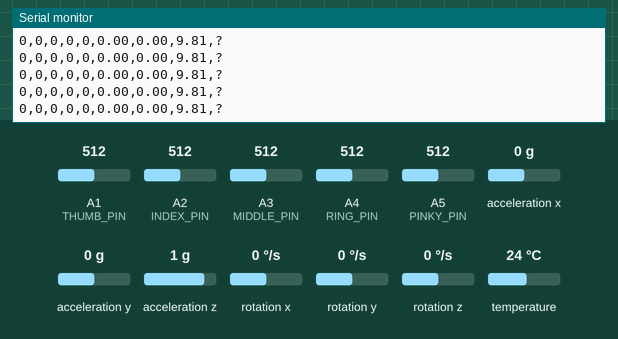
This sketch was run on a simulated Arduino Uno, built with avr-gcc and run on an emulated ATmega328P. On the bench: the last lines printed to the serial monitor. The test bench sets the inputs (shaded band); at power-on: acceleration x 0 g, A1 (THUMB_PIN) = 512, A2 (INDEX_PIN) = 512, A3 (MIDDLE_PIN) = 512, A4 (RING_PIN) = 512, A5 (PINKY_PIN) = 512, acceleration y 0 g, acceleration z 1 g, rotation x 0 °/s, rotation y 0 °/s, rotation z 0 °/s, temperature 24 °C.

Above: at 2.7 s.
2.8 s: acceleration x set to -1.4 g
At 3.11 s:
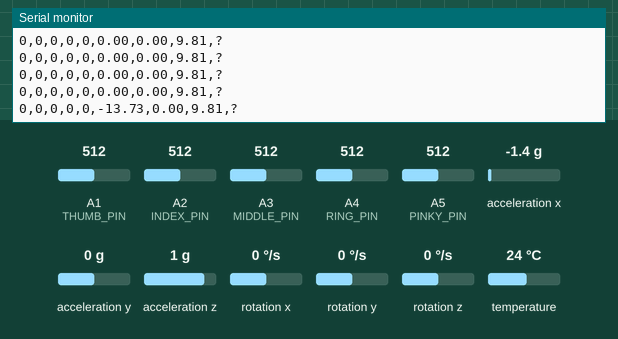
4.3 s: A1 (THUMB_PIN) set to 30
At 4.34 s:
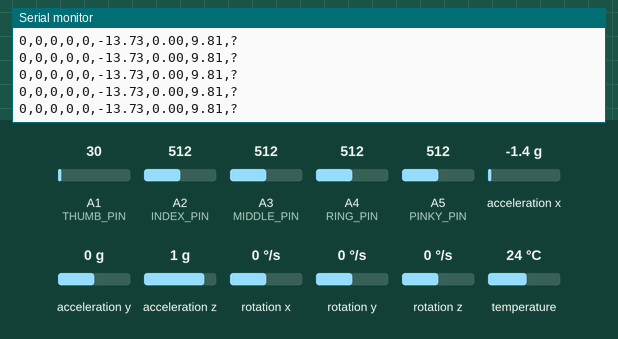
5.8 s: A2 (INDEX_PIN) set to 30
At 5.98 s:
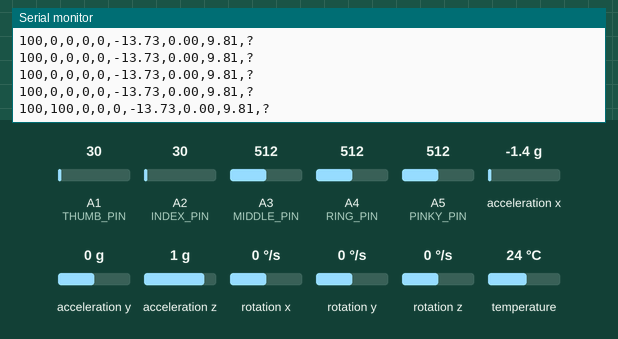
7.3 s: A3 (MIDDLE_PIN) set to 30
At 7.41 s:
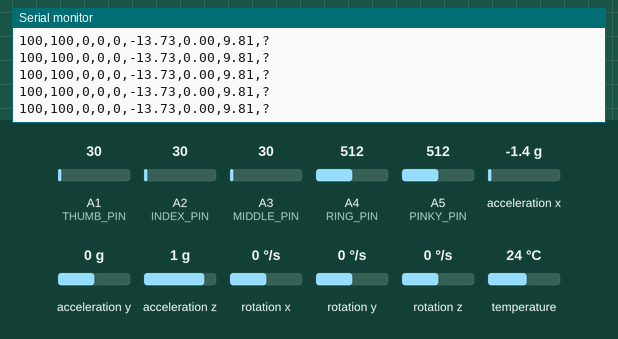
8.8 s: A4 (RING_PIN) set to 30
At 8.85 s:
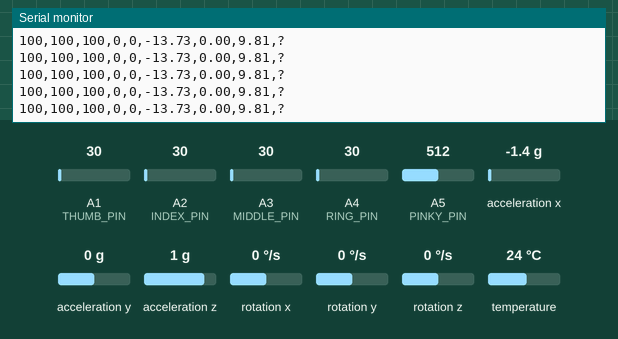
10.3 s: A5 (PINKY_PIN) set to 30
At 10.5 s:
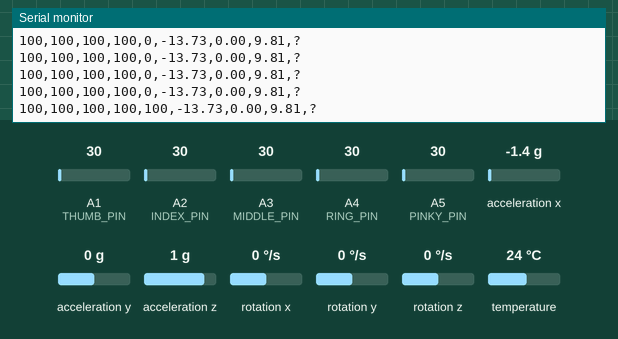

Measured:
- after the input at 2.8 s, the serial monitor: prints a new line after 0.15 s (image 1)
- after the input at 5.8 s, the serial monitor: prints a new line at once (image 3)
- after the input at 10.3 s, the serial monitor: prints a new line at once (image 6)

The sketch:

main.ino
```cpp
#include <Adafruit_MPU6050.h>
#include <Adafruit_Sensor.h>
#include <Wire.h>

// ================== Settings ==================
enum LanguageMode { ASL, ARSL };
LanguageMode currentLanguage = ARSL;

// ================== Pins ==================
#define THUMB_PIN 1
#define INDEX_PIN 2
#define MIDDLE_PIN 3
#define RING_PIN 4
#define PINKY_PIN 5

// ================== Global ==================
Adafruit_MPU6050 mpu;
bool mpuConnected = false;

int thumb, indexFinger, middle, ring, pinky;
float accX = 0, accY = 0, accZ = 0;

void setup() {
  Serial.begin(115200);
  delay(1500);

  Serial.println("Tsungu - Data Collection Mode");
  Serial.println(currentLanguage == ASL ? "Language: ASL" : "Language: ARSL");
  Serial.println("Format: thumb,index,middle,ring,pinky,accX,accY,accZ,label");
  Serial.println("================================================");

    if (mpu.begin()) {
      mpuConnected = true;
      mpu.setAccelerometerRange(MPU6050_RANGE_8_G);
      mpu.setGyroRange(MPU6050_RANGE_500_DEG);
      mpu.setFilterBandwidth(MPU6050_BAND_21_HZ);
      Serial.println("MPU6050: Connected");
  } else {
    Serial.println("MPU6050: Not connected");
}

   Serial.println("Ready. Make a gesture and watch the values.");
}

void loop() {
  readSensors();
  printData();
  delay(200);
}

void readSensors() {
  thumb = constrain(map(analogRead(THUMB_PIN), 256, 59, 0, 100), 0, 100);
  indexFinger = constrain(map(analogRead(INDEX_PIN), 256, 59, 0, 100), 0, 100);
  middle = constrain(map(analogRead(MIDDLE_PIN), 256, 59, 0, 100), 0, 100);
  ring = constrain(map(analogRead(RING_PIN), 256, 59, 0, 100), 0, 100);
  pinky = constrain(map(analogRead(PINKY_PIN), 256, 59, 0, 100), 0, 100);

  if (mpuConnected) {
    sensors_event_t a, g, temp;
    mpu.getEvent(&a, &g, &temp);
    accX = a.acceleration.x;
    accY = a.acceleration.y;
    accZ = a.acceleration.z;
    }
}

void printData() {
  Serial.print(thumb);
  Serial.print(",");
  Serial.print(indexFinger);
  Serial.print(",");
  Serial.print(middle);
  Serial.print(",");
  Serial.print(ring);
  Serial.print(",");
  Serial.print(pinky);
  Serial.print(",");
  Serial.print(accX, 2);
  Serial.print(",");
  Serial.print(accY, 2);
  Serial.print(",");
  Serial.print(accZ, 2);
  Serial.print(",");
  Serial.println("?");
}
```
